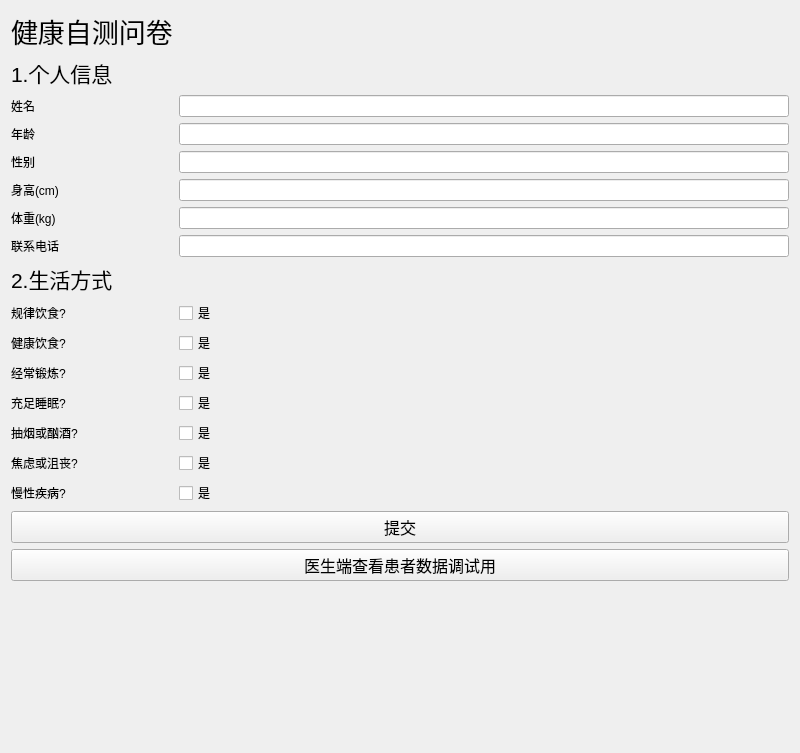
<?xml version="1.0" encoding="UTF-8"?>
<ui version="4.0">
 <class>HealthAssess</class>
 <widget class="QWidget" name="HealthAssess">
  <property name="geometry">
   <rect>
    <x>0</x>
    <y>0</y>
    <width>800</width>
    <height>753</height>
   </rect>
  </property>
  <property name="windowTitle">
   <string>健康自测问卷</string>
  </property>
  <layout class="QFormLayout" name="formLayout">
   <item row="0" column="0">
    <widget class="QLabel" name="label_2">
     <property name="font">
      <font>
       <pointsize>20</pointsize>
      </font>
     </property>
     <property name="text">
      <string>健康自测问卷</string>
     </property>
    </widget>
   </item>
   <item row="1" column="0">
    <widget class="QLabel" name="label_8">
     <property name="font">
      <font>
       <pointsize>16</pointsize>
      </font>
     </property>
     <property name="text">
      <string>1.个人信息</string>
     </property>
    </widget>
   </item>
   <item row="2" column="0">
    <widget class="QLabel" name="label">
     <property name="text">
      <string>姓名</string>
     </property>
    </widget>
   </item>
   <item row="2" column="1">
    <widget class="QLineEdit" name="lineEdit_name"/>
   </item>
   <item row="3" column="0">
    <widget class="QLabel" name="label_3">
     <property name="text">
      <string>年龄</string>
     </property>
    </widget>
   </item>
   <item row="3" column="1">
    <widget class="QLineEdit" name="lineEdit_age"/>
   </item>
   <item row="4" column="0">
    <widget class="QLabel" name="label_4">
     <property name="text">
      <string>性别</string>
     </property>
    </widget>
   </item>
   <item row="4" column="1">
    <widget class="QLineEdit" name="lineEdit_gender"/>
   </item>
   <item row="5" column="0">
    <widget class="QLabel" name="label_5">
     <property name="text">
      <string>身高(cm)</string>
     </property>
    </widget>
   </item>
   <item row="5" column="1">
    <widget class="QLineEdit" name="lineEdit_height"/>
   </item>
   <item row="6" column="0">
    <widget class="QLabel" name="label_6">
     <property name="text">
      <string>体重(kg)</string>
     </property>
    </widget>
   </item>
   <item row="6" column="1">
    <widget class="QLineEdit" name="lineEdit_weight"/>
   </item>
   <item row="7" column="0">
    <widget class="QLabel" name="label_7">
     <property name="text">
      <string>联系电话</string>
     </property>
    </widget>
   </item>
   <item row="7" column="1">
    <widget class="QLineEdit" name="lineEdit_phonenum"/>
   </item>
   <item row="8" column="0">
    <widget class="QLabel" name="label_9">
     <property name="font">
      <font>
       <pointsize>16</pointsize>
      </font>
     </property>
     <property name="text">
      <string>2.生活方式</string>
     </property>
    </widget>
   </item>
   <item row="9" column="0">
    <widget class="QLabel" name="label_10">
     <property name="text">
      <string>规律饮食?</string>
     </property>
    </widget>
   </item>
   <item row="9" column="1">
    <widget class="QCheckBox" name="checkBox_regdiet">
     <property name="text">
      <string>是</string>
     </property>
    </widget>
   </item>
   <item row="10" column="0">
    <widget class="QLabel" name="label_12">
     <property name="text">
      <string>健康饮食?</string>
     </property>
    </widget>
   </item>
   <item row="10" column="1">
    <widget class="QCheckBox" name="checkBox_baldiet">
     <property name="text">
      <string>是</string>
     </property>
    </widget>
   </item>
   <item row="11" column="0">
    <widget class="QLabel" name="label_13">
     <property name="text">
      <string>经常锻炼?</string>
     </property>
    </widget>
   </item>
   <item row="11" column="1">
    <widget class="QCheckBox" name="checkBox_regexe">
     <property name="text">
      <string>是</string>
     </property>
    </widget>
   </item>
   <item row="12" column="0">
    <widget class="QLabel" name="label_14">
     <property name="text">
      <string>充足睡眠?</string>
     </property>
    </widget>
   </item>
   <item row="12" column="1">
    <widget class="QCheckBox" name="checkBox_enoslp">
     <property name="text">
      <string>是</string>
     </property>
    </widget>
   </item>
   <item row="13" column="0">
    <widget class="QLabel" name="label_15">
     <property name="text">
      <string>抽烟或酗酒?</string>
     </property>
    </widget>
   </item>
   <item row="13" column="1">
    <widget class="QCheckBox" name="checkBox_smodrk">
     <property name="text">
      <string>是</string>
     </property>
    </widget>
   </item>
   <item row="14" column="0">
    <widget class="QLabel" name="label_16">
     <property name="text">
      <string>焦虑或沮丧?</string>
     </property>
    </widget>
   </item>
   <item row="14" column="1">
    <widget class="QCheckBox" name="checkBox_strdep">
     <property name="text">
      <string>是</string>
     </property>
    </widget>
   </item>
   <item row="15" column="0">
    <widget class="QLabel" name="label_17">
     <property name="text">
      <string>慢性疾病?</string>
     </property>
    </widget>
   </item>
   <item row="15" column="1">
    <widget class="QCheckBox" name="checkBox_chrdis">
     <property name="text">
      <string>是</string>
     </property>
    </widget>
   </item>
   <item row="16" column="0" colspan="2">
    <widget class="QPushButton" name="pushButton">
     <property name="font">
      <font>
       <pointsize>12</pointsize>
      </font>
     </property>
     <property name="text">
      <string>提交</string>
     </property>
    </widget>
   </item>
   <item row="17" column="0" colspan="2">
    <widget class="QPushButton" name="viewDataButton">
     <property name="font">
      <font>
       <pointsize>12</pointsize>
      </font>
     </property>
     <property name="text">
      <string>医生端查看患者数据调试用</string>
     </property>
    </widget>
   </item>
  </layout>
 </widget>
 <resources/>
 <connections/>
</ui>
